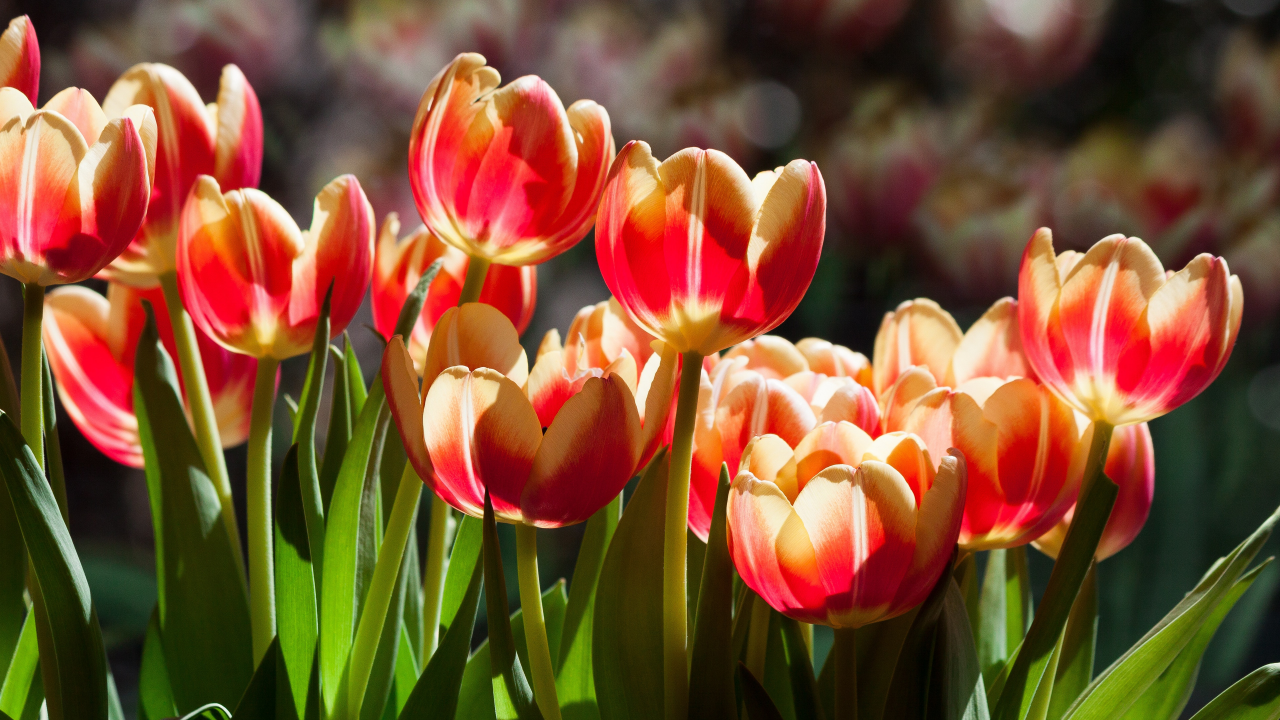
//> input picture Share/test.jpg, 3840 x 2160 px, given in place of the camera (shown at 1/3 size)
$ ./match   (built with g++ and OpenCV 4)
//> lines starting //> are read from the running program, lines starting //| are printed output that depends on the picture; after the words box and inside, x2 and y2 are one past the last pixel; in counts of white or black regions, pixels touching at a corner belong together
#include <opencv2/core/core.hpp>
#include <opencv2/highgui/highgui.hpp>
#include <opencv2/imgproc/imgproc.hpp>
#include <iostream>
#include <math.h>
using namespace std;
using namespace cv;
Mat r,ra;
double PI = 3.1415926535, rate2, panduan;
double sl(Point2f &a, Point2f &b);
double pd(Point2f &a, Point2f &b);
double rate(double a, double b);
double height, width;
class shape
{
public:
    RotatedRect rect;
    double rate, rate2, slope, area, leng, height, width;
    Point2f p;
    vector<Point> contours;
};

int main()
{ /*
     int a1 = 0, b1 = 0, c = 0, d = 0, e = 0, f = 0;

     namedWindow("BAR");
     createTrackbar("a1", "BAR", &a1, 179);
     createTrackbar("b", "BAR", &b1, 255);
     createTrackbar("c", "BAR", &c, 255);
     createTrackbar("d", "BAR", &d, 179);
     createTrackbar("e", "BAR", &e, 255);
     createTrackbar("f", "BAR", &f, 255);*/
    VideoCapture cap(0);
    Mat a, b, mask, rect_j, matrix;

    Point p(-1, -1);
    while (1)
    {
        cap.read(a);
//> a is the input picture: 2160 rows x 3840 cols, CV_8UC3; mean B, G, R 49.1, 79.9, 123.4
        b = a.clone();
        Scalar lower(98, 51, 119);
        Scalar upper(179, 255, 255); /*
        Scalar lower(a1, b1, c);
        Scalar upper(d, e, f);*/

        // GaussianBlur(a, a, Size(5, 5), 0, 0);
        cvtColor(a, a, CV_BGR2HSV);
//> a: 2160 rows x 3840 cols, CV_8UC3; mean H, S, V 42.6, 162.5, 128.4
        inRange(a, lower, upper, mask);
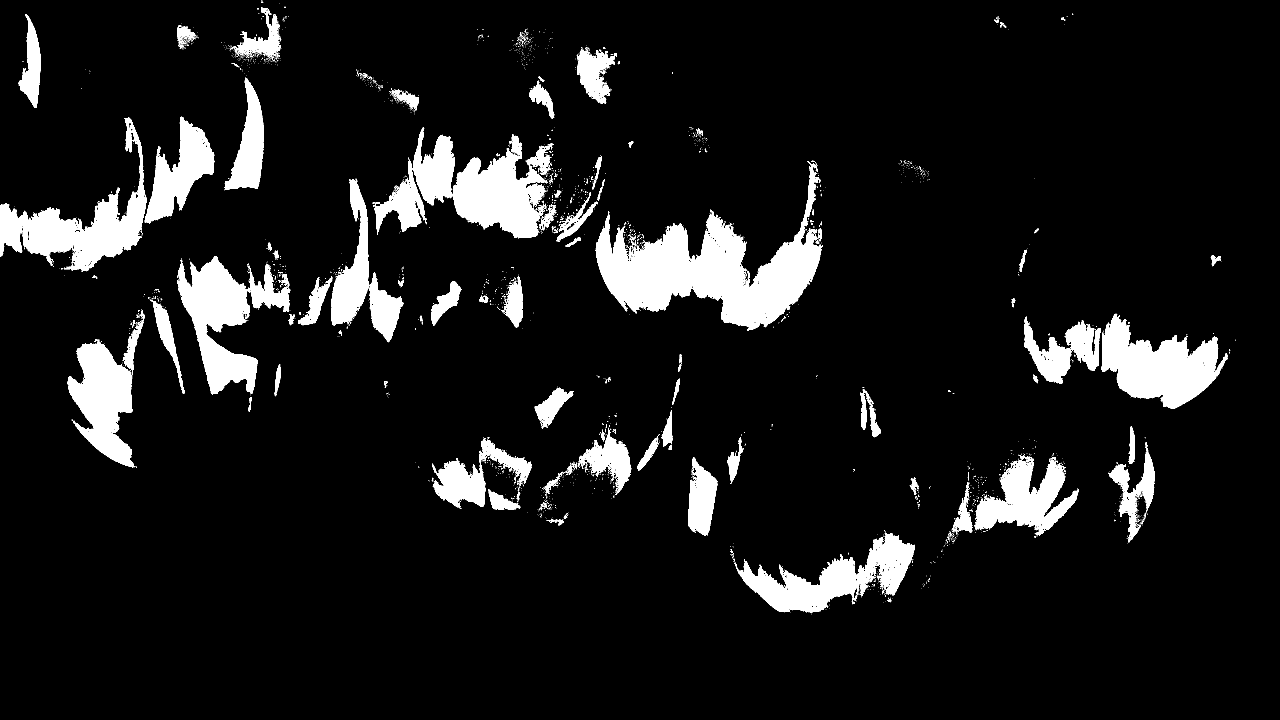
//> mask: 2160 rows x 3840 cols, CV_8UC1 (shown at 1/3 size); 9.1% white; 3285 white regions (3110 under 20 px), largest, box (x1, y1, x2, y2) and area: (1787, 483, 2464, 993) 126159, (1122, 383, 1660, 715) 79135, (532, 768, 871, 1184) 57852

        Mat x = getStructuringElement(MORPH_RECT, Size(3, 3), p);
        dilate(mask, a, x, p, 1);
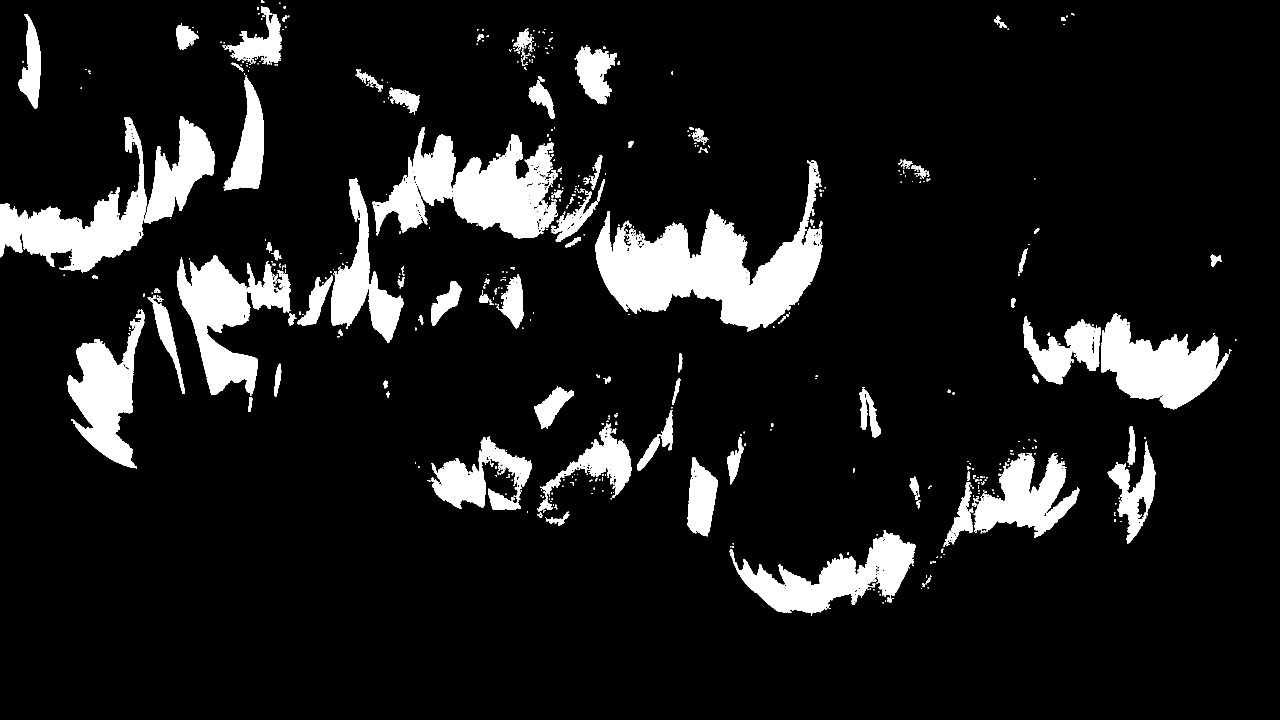
//> a: 2160 rows x 3840 cols, CV_8UC1 (shown at 1/3 size); 10.5% white; 891 white regions (582 under 20 px), largest, box (x1, y1, x2, y2) and area: (1786, 481, 2469, 994) 136566, (1117, 382, 1670, 716) 90772, (0, 351, 440, 817) 63178
        erode(a, a, x, p, 1);
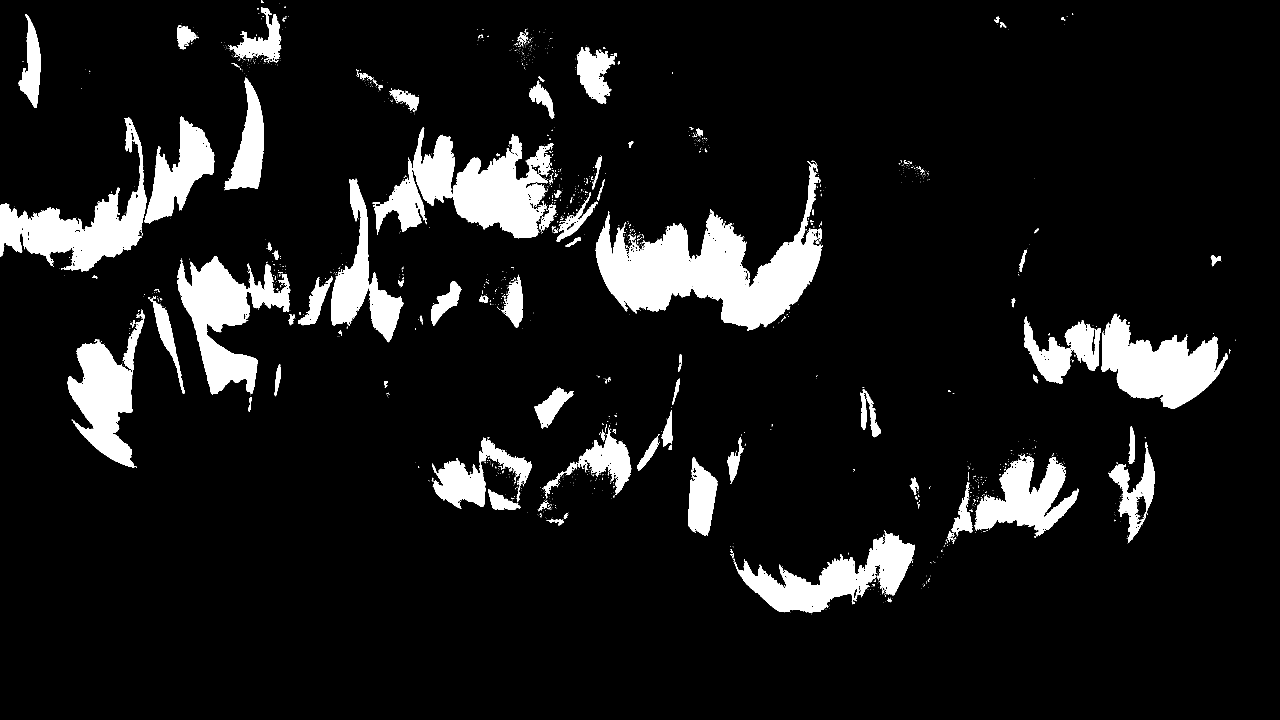
//> a: 2160 rows x 3840 cols, CV_8UC1 (shown at 1/3 size); 9.5% white; 1464 white regions (1320 under 20 px)
        vector<vector<Point>> contours;
        vector<Vec4i> hier;
        vector<vector<Point>> contours2;
        vector<Vec4i> hier2;
        findContours(a, contours, hier, 1, CHAIN_APPROX_NONE);
//> contours = 1811 contours, 1545 with area under 20; largest, box (x1, y1, x2, y2) and area: (1787, 483, 2468, 993) 128070, (1118, 383, 1660, 715) 80982, (0, 352, 439, 816) 58366, (532, 768, 871, 1184) 57634, (3305, 941, 3684, 1227) 56138

        for (int i = 0; i < contours.size(); i++)
        {

            double area = contourArea(contours[i]);
            vector<vector<Point>> conPoly(contours.size());
            vector<Rect> boundRect(contours.size());
            string objectType;

            if (area > 5000)
            {
                double peri = arcLength(contours[i], true);
                approxPolyDP(contours[i], conPoly[i], 0.02 * peri, true);

                // cout << conPoly[i].size() << endl;
                boundRect[i] = boundingRect(conPoly[i]);

                // cout<<area<<endl;

                //rectangle(a, boundRect[i].tl(), boundRect[i].br(), Scalar(0, 255, 0), 5);

                r = a(Rect(boundRect[i].x, boundRect[i].y, boundRect[i].width, boundRect[i].height));
                //ra = b(Rect(boundRect[i].x, boundRect[i].y, boundRect[i].width, boundRect[i].height));

                double port;
                if (boundRect[i].height != 0 && boundRect[i].width != 0)
                    ;
                {
                    port = boundRect[i].height / boundRect[i].width;
                }

                if ((r.empty()) /*&&*/)
                {
                    // cout<<"error"<<endl;
                }
                else if (port < 1.10 || port > 0.9)
                {
                    resize(r, r, Size(400, 400), 1);
                }
            }
        }
//> this loop made 1811 passes
//> (area, peri, port) on passes 136, 513, 522, 547, 559, 575, 617, 695, 705, 720, 763, 860: (49428.5, 2750, 0), (13421, 660.5, 2), (36231.5, 2122.5, 0), (12543, 1617.5, 2), (21380, 2107.4, 0), (13860, 1832.4, 0), (5834.5, 447.5, 1), (20511.5, 1564.7, 0), (56137.5, 1897.6, 0), (45927, 2114.5, 2), (5928.5, 695, 2), (5236, 496.9, 2)
//> area on passes 10, 28, 29, 33, 37, 51: 62, 24.5, 211, 47, 138, 21.5
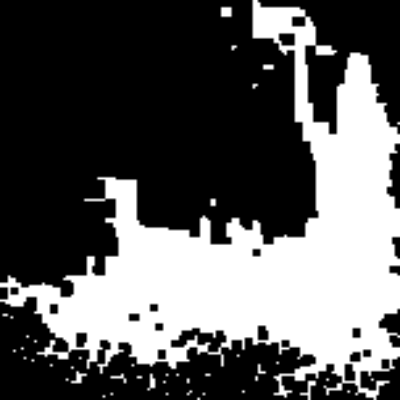
//> r: 400 rows x 400 cols, CV_8UC1; min 0, max 255, mean 90.9

        findContours(r, contours2, hier2, 1, CHAIN_APPROX_NONE);
//> contours2 = 59 contours, 18 with area under 20; largest, box (x1, y1, x2, y2) and area: (0, 0, 400, 400) 61782, (198, 331, 226, 352) 304, (171, 328, 200, 347) 222, (361, 371, 376, 390) 168, (64, 365, 88, 384) 159

        for (int j = 0; j < contours2.size(); j++)
        {

            shape right[contours2.size()];
            right[j].rect = minAreaRect(contours2[j]);
            Point2f px[4];
            right[j].rect.points(px);
             for (int j = 0; j < 4; j++)
                    {
                        line(r, px[j], px[(j + 1) % 4], Scalar(0, 0, 255), 1);
                    }
            right[j].area = contourArea(contours2[j]);

            if (right[j].area > 3000&&right[j].area<80000)
            {

                right[j].rate = rate(right[j].height, right[j].width);
                //cout << right[j].rate << endl;
                if (right[j].rate > 1.2)
                {

                    right[j].rect.points(px);
                    Point2f p1 = (px[0] + px[3]) / 2, p2 = (px[2] + px[1]) / 2;

                    double temp1 = pd(px[0], px[1]), temp2 = pd(px[0], px[3]);
                    if (temp1 > temp2)
                    {
                        right[j].slope = sl(px[0], px[1]);
                        line(a, px[0], px[3], Scalar(0, 255, 0), 1, 8);
                        // right[j].height=temp1,right[j].width=temp2;
                    }
                    else if (temp2 > temp1)
                    {

                        right[j].slope = sl(px[0], px[3]);
                        // right[j].height=temp2,right[j].width=temp1;
                    }

                    putText(r, to_string(right[j].rateg), px[1], 1, 2, Scalar(0, 255, 0), 2, 8);
                    cout << right[j].slope << endl;
                }
            }
        }
//> this loop made 59 passes
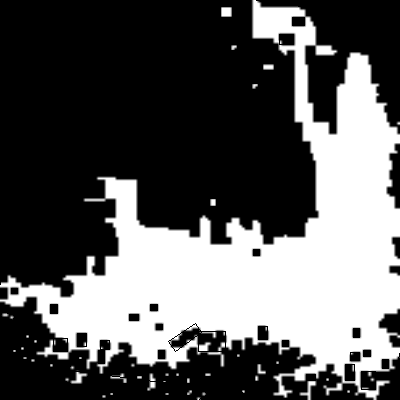
//> r: 400 rows x 400 cols, CV_8UC1; 1.01% of pixels changed, all inside (x1, y1, x2, y2) = (0, 0, 400, 400)
        if (r.empty())
        {
            cout << "error" << endl;
        }
        else
            imshow("r", r);

        imshow("a", b);
        // imshow("b", b);

        waitKey(1);
    }

    return 0;
}
double sl(Point2f &a, Point2f &b)
{
    double slope = (b.y - a.y) / (b.x - a.x);
    double tan = atan(slope);
    return tan / PI * 180;
}
double pd(Point2f &a, Point2f &b)
{
    double res = sqrt(pow(a.x - b.x, 2) + pow(a.y - b.y, 2));
    return res;
}
double rate(double a, double b)
{
    double rate;

    if (a > b)
        rate = a / b;
    else if (b < a)
        rate = b / a;
    return rate;
}
